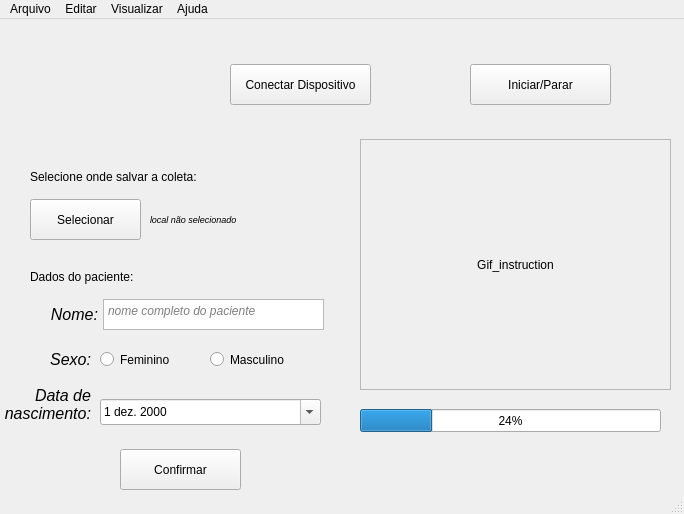
<?xml version="1.0" encoding="UTF-8"?>
<ui version="4.0">
 <class>MotionSense</class>
 <widget class="QMainWindow" name="MotionSense">
  <property name="windowModality">
   <enum>Qt::ApplicationModal</enum>
  </property>
  <property name="geometry">
   <rect>
    <x>0</x>
    <y>0</y>
    <width>684</width>
    <height>514</height>
   </rect>
  </property>
  <property name="windowTitle">
   <string>MotionSense</string>
  </property>
  <property name="autoFillBackground">
   <bool>true</bool>
  </property>
  <property name="locale">
   <locale language="Portuguese" country="Brazil"/>
  </property>
  <widget class="QWidget" name="centralwidget">
   <widget class="QLabel" name="label">
    <property name="geometry">
     <rect>
      <x>10</x>
      <y>20</y>
      <width>181</width>
      <height>101</height>
     </rect>
    </property>
    <property name="autoFillBackground">
     <bool>false</bool>
    </property>
    <property name="text">
     <string/>
    </property>
    <property name="pixmap">
     <pixmap>images/logo.png</pixmap>
    </property>
    <property name="scaledContents">
     <bool>true</bool>
    </property>
   </widget>
   <widget class="QPushButton" name="btnConnect">
    <property name="geometry">
     <rect>
      <x>230</x>
      <y>45</y>
      <width>141</width>
      <height>41</height>
     </rect>
    </property>
    <property name="text">
     <string>Conectar Dispositivo</string>
    </property>
   </widget>
   <widget class="QPushButton" name="btnStartStop">
    <property name="geometry">
     <rect>
      <x>470</x>
      <y>45</y>
      <width>141</width>
      <height>41</height>
     </rect>
    </property>
    <property name="text">
     <string>Iniciar/Parar</string>
    </property>
   </widget>
   <widget class="QLabel" name="label_2">
    <property name="geometry">
     <rect>
      <x>30</x>
      <y>150</y>
      <width>301</width>
      <height>16</height>
     </rect>
    </property>
    <property name="text">
     <string>Selecione onde salvar a coleta:</string>
    </property>
   </widget>
   <widget class="QPushButton" name="btnSelectLocation">
    <property name="geometry">
     <rect>
      <x>30</x>
      <y>180</y>
      <width>111</width>
      <height>41</height>
     </rect>
    </property>
    <property name="text">
     <string>Selecionar</string>
    </property>
   </widget>
   <widget class="QLabel" name="label_3">
    <property name="geometry">
     <rect>
      <x>150</x>
      <y>180</y>
      <width>191</width>
      <height>41</height>
     </rect>
    </property>
    <property name="font">
     <font>
      <pointsize>7</pointsize>
      <italic>true</italic>
     </font>
    </property>
    <property name="text">
     <string>local não selecionado</string>
    </property>
   </widget>
   <widget class="QProgressBar" name="progressBar">
    <property name="geometry">
     <rect>
      <x>360</x>
      <y>390</y>
      <width>301</width>
      <height>23</height>
     </rect>
    </property>
    <property name="value">
     <number>24</number>
    </property>
   </widget>
   <widget class="QLabel" name="label_5">
    <property name="geometry">
     <rect>
      <x>30</x>
      <y>250</y>
      <width>301</width>
      <height>16</height>
     </rect>
    </property>
    <property name="text">
     <string>Dados do paciente:</string>
    </property>
   </widget>
   <widget class="QPlainTextEdit" name="plainTextEdit">
    <property name="geometry">
     <rect>
      <x>103</x>
      <y>280</y>
      <width>221</width>
      <height>31</height>
     </rect>
    </property>
    <property name="font">
     <font>
      <pointsize>9</pointsize>
      <italic>true</italic>
     </font>
    </property>
    <property name="cursor" stdset="0">
     <cursorShape>IBeamCursor</cursorShape>
    </property>
    <property name="horizontalScrollBarPolicy">
     <enum>Qt::ScrollBarAlwaysOff</enum>
    </property>
    <property name="placeholderText">
     <string>nome completo do paciente</string>
    </property>
   </widget>
   <widget class="QLabel" name="label_6">
    <property name="geometry">
     <rect>
      <x>37</x>
      <y>285</y>
      <width>61</width>
      <height>21</height>
     </rect>
    </property>
    <property name="font">
     <font>
      <pointsize>12</pointsize>
      <italic>true</italic>
     </font>
    </property>
    <property name="text">
     <string>Nome:</string>
    </property>
    <property name="alignment">
     <set>Qt::AlignRight|Qt::AlignTrailing|Qt::AlignVCenter</set>
    </property>
   </widget>
   <widget class="QDateEdit" name="dateEdit">
    <property name="geometry">
     <rect>
      <x>100</x>
      <y>380</y>
      <width>221</width>
      <height>26</height>
     </rect>
    </property>
    <property name="dateTime">
     <datetime>
      <hour>0</hour>
      <minute>0</minute>
      <second>0</second>
      <year>2000</year>
      <month>12</month>
      <day>1</day>
     </datetime>
    </property>
    <property name="currentSection">
     <enum>QDateTimeEdit::YearSection</enum>
    </property>
    <property name="calendarPopup">
     <bool>true</bool>
    </property>
   </widget>
   <widget class="QLabel" name="label_7">
    <property name="geometry">
     <rect>
      <x>30</x>
      <y>330</y>
      <width>61</width>
      <height>21</height>
     </rect>
    </property>
    <property name="font">
     <font>
      <pointsize>12</pointsize>
      <italic>true</italic>
     </font>
    </property>
    <property name="text">
     <string>Sexo:</string>
    </property>
    <property name="alignment">
     <set>Qt::AlignRight|Qt::AlignTrailing|Qt::AlignVCenter</set>
    </property>
   </widget>
   <widget class="QLabel" name="label_8">
    <property name="geometry">
     <rect>
      <x>0</x>
      <y>360</y>
      <width>91</width>
      <height>51</height>
     </rect>
    </property>
    <property name="font">
     <font>
      <pointsize>12</pointsize>
      <italic>true</italic>
     </font>
    </property>
    <property name="text">
     <string>Data de 
nascimento:</string>
    </property>
    <property name="alignment">
     <set>Qt::AlignRight|Qt::AlignTrailing|Qt::AlignVCenter</set>
    </property>
   </widget>
   <widget class="QRadioButton" name="radioButton">
    <property name="geometry">
     <rect>
      <x>100</x>
      <y>330</y>
      <width>104</width>
      <height>21</height>
     </rect>
    </property>
    <property name="text">
     <string>Feminino</string>
    </property>
    <attribute name="buttonGroup">
     <string notr="true">buttonGroup</string>
    </attribute>
   </widget>
   <widget class="QRadioButton" name="radioButton_2">
    <property name="geometry">
     <rect>
      <x>210</x>
      <y>330</y>
      <width>104</width>
      <height>21</height>
     </rect>
    </property>
    <property name="text">
     <string>Masculino</string>
    </property>
    <attribute name="buttonGroup">
     <string notr="true">buttonGroup</string>
    </attribute>
   </widget>
   <widget class="QPushButton" name="pushButton_4">
    <property name="geometry">
     <rect>
      <x>120</x>
      <y>430</y>
      <width>121</width>
      <height>41</height>
     </rect>
    </property>
    <property name="text">
     <string>Confirmar</string>
    </property>
   </widget>
   <widget class="QFrame" name="animation_frame">
    <property name="geometry">
     <rect>
      <x>360</x>
      <y>120</y>
      <width>311</width>
      <height>251</height>
     </rect>
    </property>
    <property name="frameShape">
     <enum>QFrame::StyledPanel</enum>
    </property>
    <property name="frameShadow">
     <enum>QFrame::Raised</enum>
    </property>
    <widget class="QLabel" name="label_4">
     <property name="geometry">
      <rect>
       <x>0</x>
       <y>0</y>
       <width>311</width>
       <height>251</height>
      </rect>
     </property>
     <property name="text">
      <string>Gif_instruction</string>
     </property>
     <property name="alignment">
      <set>Qt::AlignCenter</set>
     </property>
    </widget>
   </widget>
   <widget class="QLabel" name="lblBlue">
    <property name="geometry">
     <rect>
      <x>370</x>
      <y>50</y>
      <width>32</width>
      <height>32</height>
     </rect>
    </property>
    <property name="text">
     <string/>
    </property>
    <property name="pixmap">
     <pixmap>images/bluetooth.png</pixmap>
    </property>
   </widget>
   <widget class="QLabel" name="lblState">
    <property name="geometry">
     <rect>
      <x>610</x>
      <y>50</y>
      <width>32</width>
      <height>32</height>
     </rect>
    </property>
    <property name="text">
     <string/>
    </property>
    <property name="pixmap">
     <pixmap>images/ball_gray.png</pixmap>
    </property>
    <property name="scaledContents">
     <bool>true</bool>
    </property>
   </widget>
  </widget>
  <widget class="QMenuBar" name="menubar">
   <property name="geometry">
    <rect>
     <x>0</x>
     <y>0</y>
     <width>684</width>
     <height>22</height>
    </rect>
   </property>
   <widget class="QMenu" name="menuFile">
    <property name="title">
     <string>Arquivo</string>
    </property>
    <addaction name="actionNovo"/>
    <addaction name="actionSalvar"/>
    <addaction name="actionSalvar_como"/>
   </widget>
   <widget class="QMenu" name="menuEditar">
    <property name="title">
     <string>Editar</string>
    </property>
    <addaction name="actionPrefer_ncias"/>
   </widget>
   <widget class="QMenu" name="menuVisualizar">
    <property name="title">
     <string>Visualizar</string>
    </property>
   </widget>
   <widget class="QMenu" name="menuAjuda">
    <property name="title">
     <string>Ajuda</string>
    </property>
    <addaction name="actionManual"/>
    <addaction name="actionReposit_rio"/>
    <addaction name="actionReportar"/>
    <addaction name="separator"/>
    <addaction name="actionSobre"/>
   </widget>
   <addaction name="menuFile"/>
   <addaction name="menuEditar"/>
   <addaction name="menuVisualizar"/>
   <addaction name="menuAjuda"/>
  </widget>
  <widget class="QStatusBar" name="statusbar"/>
  <action name="actionManual">
   <property name="text">
    <string>Manual</string>
   </property>
  </action>
  <action name="actionReposit_rio">
   <property name="text">
    <string>Repositório</string>
   </property>
  </action>
  <action name="actionReportar">
   <property name="text">
    <string>Reportar</string>
   </property>
  </action>
  <action name="actionSobre">
   <property name="text">
    <string>Sobre</string>
   </property>
  </action>
  <action name="actionAlterar_repeti_es">
   <property name="text">
    <string>Alterar repetições</string>
   </property>
  </action>
  <action name="actionAlterar_tempo">
   <property name="text">
    <string>Alterar tempo</string>
   </property>
  </action>
  <action name="actionDesacoplar_instru_es">
   <property name="text">
    <string>Desacoplar instruções</string>
   </property>
  </action>
  <action name="actionPrefer_ncias">
   <property name="text">
    <string>Preferências</string>
   </property>
  </action>
  <action name="actionSalvar">
   <property name="text">
    <string>Salvar</string>
   </property>
  </action>
  <action name="actionSalvar_como">
   <property name="text">
    <string>Salvar como...</string>
   </property>
  </action>
  <action name="actionNovo">
   <property name="text">
    <string>Novo</string>
   </property>
  </action>
 </widget>
 <resources/>
 <connections/>
 <buttongroups>
  <buttongroup name="buttonGroup"/>
 </buttongroups>
</ui>
